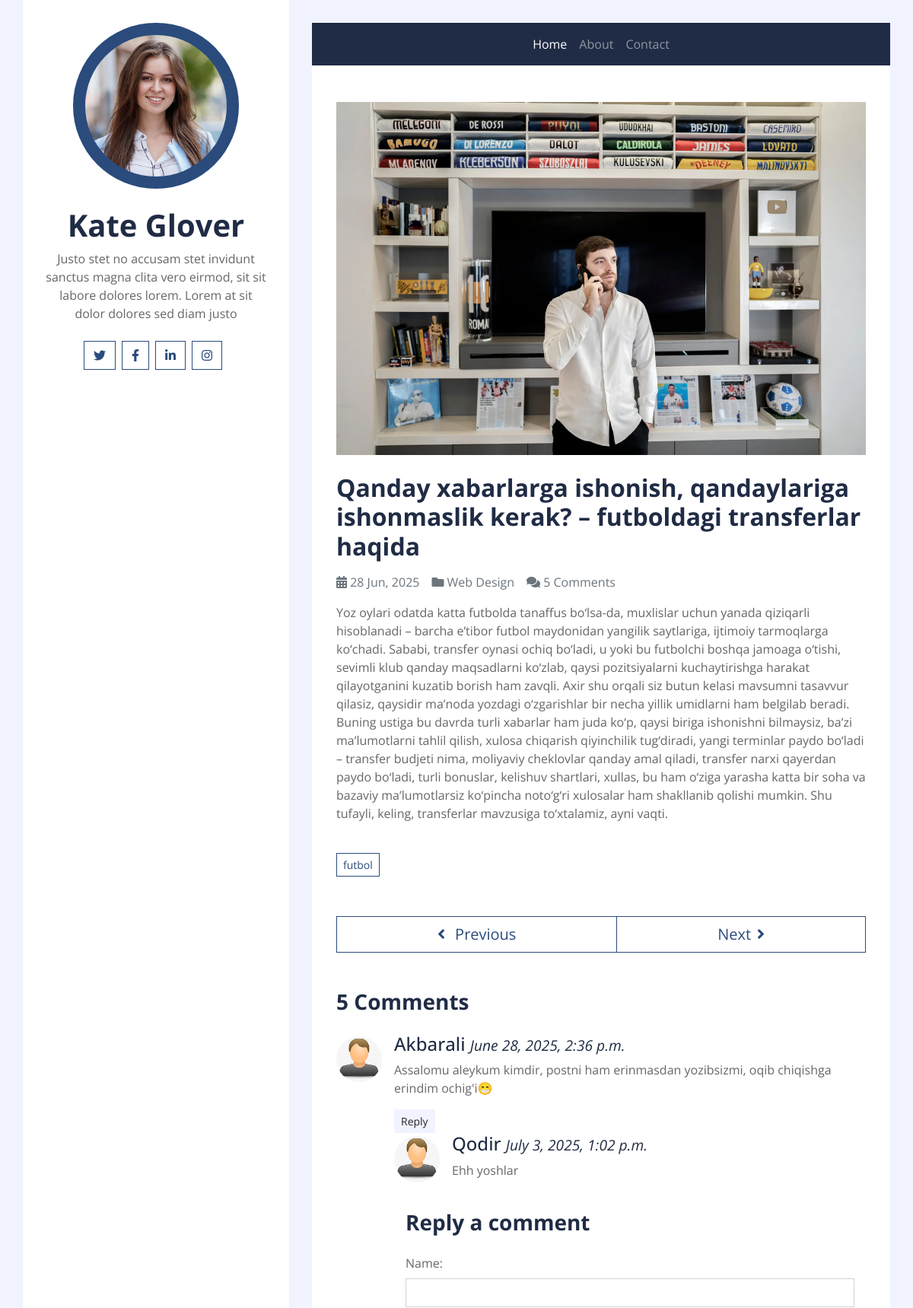
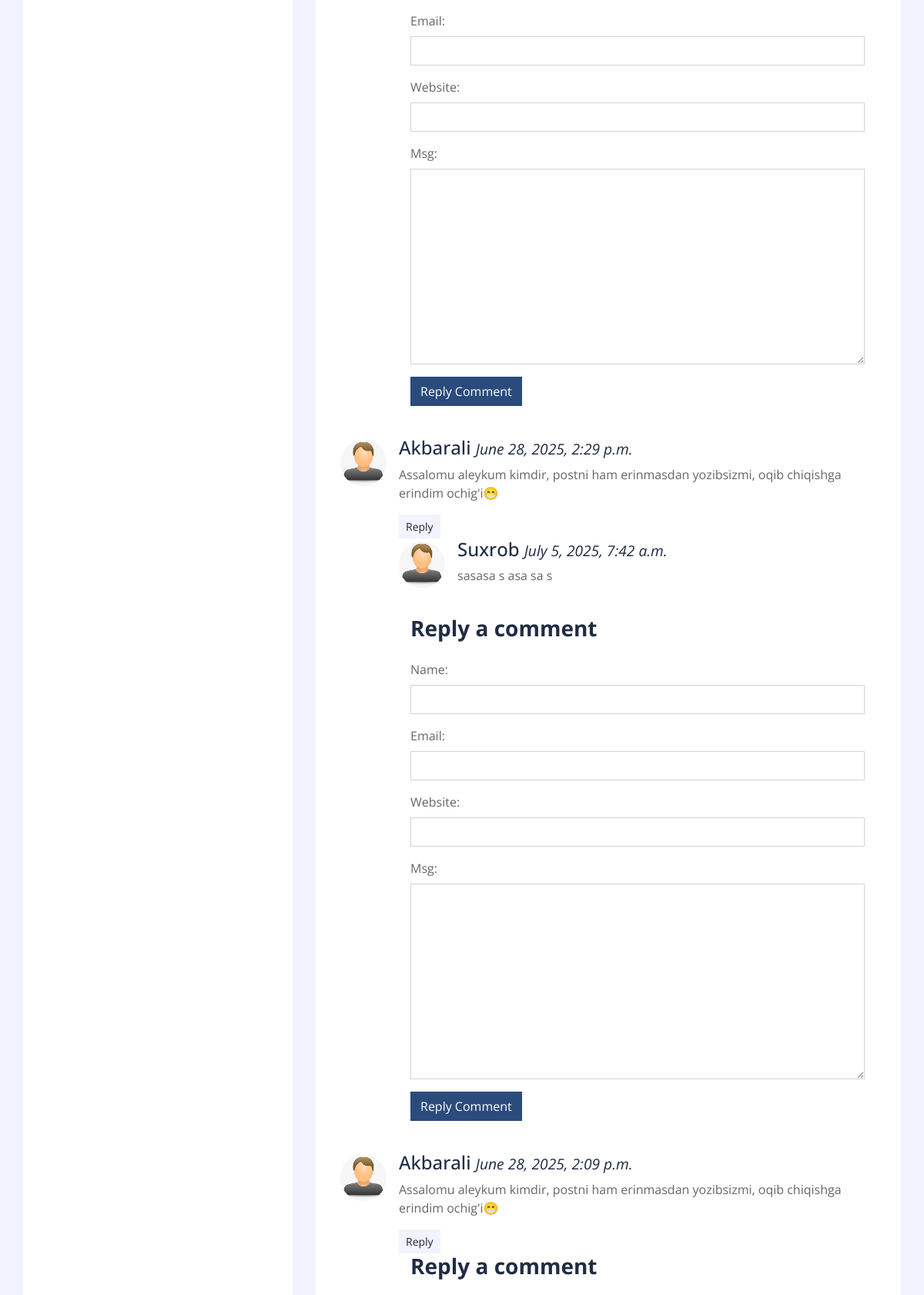
/detail/6/ (upper part), run on the app's committed database (2 pictures, top to bottom).
### postapp/models.py (models this page shows, shortened)
class Post(models.Model):
    title = models.CharField(max_length=200)
    body = models.TextField()
    image = models.FileField(upload_to='post-image')
    tag = models.ManyToManyField('Tag', related_name='tags', blank=True, null=True)
    created_on = models.DateTimeField(auto_now_add=True)
    class Meta:
        app_label = 'postapp'
        ordering = ['-created_on']

class Tag(models.Model):
    name = models.CharField(max_length=100)
    created_on = models.DateTimeField(auto_now_add=True)
    def __str__(self):
        return self.name

class Comment(models.Model):
    post = models.ForeignKey(Post, on_delete=models.CASCADE, related_name='comments')
    name = models.CharField(max_length=200)
    email = models.EmailField(max_length=200)
    website = models.CharField(max_length=100, blank=True, null=True)
    msg = models.TextField()
    parent = models.ForeignKey('Comment', on_delete=models.CASCADE, related_name='replies', blank=True, null=True)
    image = models.FileField(upload_to='comment-image', default='comment-image/user.png')
    created_on = models.DateTimeField(auto_now_add=True)
    @property
    def getReplies(self):
        return Comment.objects.filter(parent=self).reverse()
    @property
    def isParent(self):
        if self.parent is None:
            return True
        return False

### postapp/views.py (the view, shortened to what this page needs)
# urls.py: path('detail/<int:pk>/', getPost, name='post_detail'),
def getPost(request, pk):
    template_name = 'postapp/detail.html'
    post = get_object_or_404(Post, id=pk)
    comments = post.comments.filter(parent__isnull=True).order_by('-created_on')
    comment_form = CommentForm()
    tags = post.tag.all()
    print(tags)
    context={'post':post, "comment_form":comment_form, "comments":comments, 'tags':tags}
    return render(request, template_name=template_name, context=context)

### postapp/forms.py
class CommentForm(forms.ModelForm):
    class Meta:
        model = Comment
        fields = ['name', 'email', 'website', 'msg']
    def __init__(self, *args, **kwargs):
        super(CommentForm, self).__init__(*args, **kwargs)
        for name, field in self.fields.items():
            field.widget.attrs.update({'class':'form-control'})

### templates/postapp/detail.html (shortened to what this page needs)
{% extends "base.html" %}
{% load static %}
{% block content %}
<div class="container py-5 px-2 bg-white">
    <div class="row px-4">
        <div class="col-12">
            {% if post.image %}
            <img class="img-fluid mb-4" src="{{post.image.url}}" alt="Image">
            {% endif %}
            <h2 class="mb-3 font-weight-bold">{{post.title}}</h2>
            <div class="d-flex">
                <p class="mr-3 text-muted"><i class="fa fa-calendar-alt"></i> {{post.created_on | date:"d M, Y"}}</p>
                <p class="mr-3 text-muted"><i class="fa fa-folder"></i> Web Design</p>
                <p class="mr-3 text-muted"><i class="fa fa-comments"></i> {{ post.comments.count }} Comment{{ post.comments.count|pluralize}}</p>
            </div>
            <p>{{post.body}}</p>
        </div>
        <div class="col-12 py-4">
            {% for tag in tags %}
            <a href="{% url "post_filter" tag.name %}" class="btn btn-sm btn-outline-primary mb-1">{{tag.name}}</a>
            {% endfor %}
        </div>
        <div class="col-12 py-4">
            <div class="btn-group btn-group-lg w-100">
                <button type="button" class="btn btn-outline-primary"><i class="fa fa-angle-left mr-2"></i> Previous</button>
                <button type="button" class="btn btn-outline-primary">Next<i class="fa fa-angle-right ml-2"></i></button>
            </div>
        </div>
        <div class="col-12 py-4">
            <h3 class="mb-4 font-weight-bold">{{ post.comments.count }} Comment{{ post.comments.count|pluralize}}</h3>
            {% for comment in comments %}
            <div class="media mb-4">
                <img src="{{comment.image.url}}" alt="Image" class="mr-3 mt-1 rounded-circle" style="width:60px;">
                <div class="media-body">
                    {% if comment.isParent %}
                    <h4>{{comment.name}} <small><i>{{comment.created_on}}</i></small></h4>
                    <p>{{comment.msg}}</p>
                    <button class="btn btn-sm btn-light">Reply</button>
                    {% endif %}
                    {% if comment.getReplies %}
                    {% for reply in comment.getReplies %}
                    <div class="media mb-4">
                        <img src="{{reply.image.url}}" alt="Image" class="mr-3 mt-1 rounded-circle" style="width:60px;">
                        <div class="media-body">
                            <h4>{{reply.name}} <small><i>{{reply.created_on}}</i></small></h4>
                            <p>{{reply.msg}}</p>
                        </div>
                    </div>
                    {% endfor %}
                    {% endif %}
                    <div class="col-12">
                        <h3 class="mb-4 font-weight-bold">Reply a comment</h3>
                        <form method='post'>
                            {{comment_form.as_p}}
                            <div class="form-group">
                                <input type="submit" value="Reply Comment" class="btn btn-primary">
                            </div>
                        </form>
                    </div>
                </div>
            </div>
            {% endfor %}
        </div>
    </div>
</div>
{% endblock content %}

### data on the page
Post: image (picture), title "Qanday xabarlarga ishonish, qandaylariga ishonmaslik kerak? – futboldagi transferlar haqida", created_on "28 Jun, 2025", comments.count "5", body "Yoz oylari odatda katta futbolda tanaffus bo‘lsa-da, muxlislar uchun yanada qiziqarli hisoblanadi – barcha e’tibor futbol maydonidan yangilik saytlariga, ijtimoiy tarmoqlarga ko‘chadi. Sababi, transfer oynasi ochiq bo‘ladi, u yoki bu futbolchi boshqa jamoaga o‘tishi, sevimli klub qanday maqsadlarni ko‘zlab, qaysi pozitsiyalarni kuchaytirishga harakat qilayotganini kuzatib borish ham zavqli. Axir shu orqali siz butun kelasi mavsumni tasavvur qilasiz, qaysidir ma’noda yozdagi o‘zgarishlar bir necha yillik umidlarni ham belgilab beradi. Buning ustiga bu davrda turli xabarlar ham juda ko‘p, qaysi biriga ishonishni bilmaysiz, ba’zi ma’lumotlarni tahlil qilish, xulosa chiqarish qiyinchilik…"
Tag: name "futbol"
Comment: image (placeholder picture), name "Akbarali", created_on "June 28, 2025, 2:36 p.m.", msg "Assalomu aleykum kimdir, postni ham erinmasdan yozibsizmi, oqib chiqishga erindim ochig'i😁"
Comment: image (placeholder picture), name "Qodir", created_on "July 3, 2025, 1:02 p.m.", msg "Ehh yoshlar"
Comment: image (placeholder picture), name "Akbarali", created_on "June 28, 2025, 2:29 p.m.", msg "Assalomu aleykum kimdir, postni ham erinmasdan yozibsizmi, oqib chiqishga erindim ochig'i😁"
Comment: image (placeholder picture), name "Suxrob", created_on "July 5, 2025, 7:42 a.m.", msg "sasasa s asa sa s"
Comment: image (placeholder picture), name "Akbarali", created_on "June 28, 2025, 2:09 p.m.", msg "Assalomu aleykum kimdir, postni ham erinmasdan yozibsizmi, oqib chiqishga erindim ochig'i😁"
